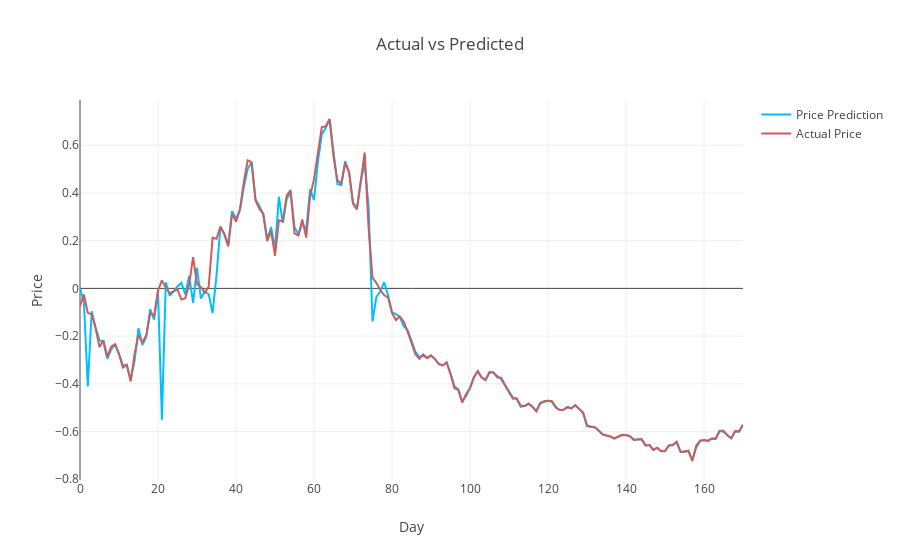

This figure's notebook cell:
### Code cell
# gru test prediction plot
drawing(test, gru_pred_df)

### Figure 1 — Plotly figure (JSON) as saved in the notebook; plotly's stock layout.template omitted (floating-point values rounded to 4 significant figures; data arrays with more than 128 entries replaced by an {"elided": "..."} marker saying what was removed)
{"data": [{"hoverlabel": {"namelength": -1}, "line": {"color": "rgb(0, 191, 255)", "width": 2}, "mode": "lines", "name": "Price Prediction", "type": "scatter", "x": {"elided": "171 int values"}, "y": {"elided": "171 float values"}}, {"line": {"color": "rgb(205, 92, 92)", "width": 2}, "mode": "lines", "name": "Actual Price", "type": "scatter", "x": {"elided": "173 int values"}, "y": {"elided": "171 float values"}}], "layout": {"title": "Actual vs Predicted", "xaxis": {"title": "Day"}, "yaxis": {"title": "Price"}}}
